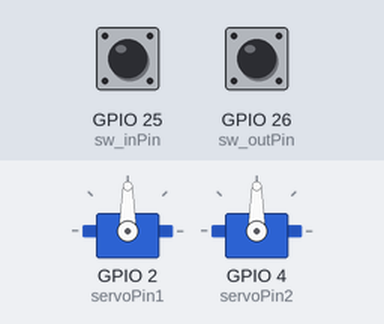
A sketch run on a simulated ESP32. Shown: 2 × servo. The test bench sets the inputs (shaded band); at power-on: GPIO 25 (sw_inPin) HIGH, GPIO 26 (sw_outPin) HIGH.

Above: at 1.2 s.
1.3 s: GPIO 25 (sw_inPin) pulled LOW for 0.15 s
At 3.7 s:
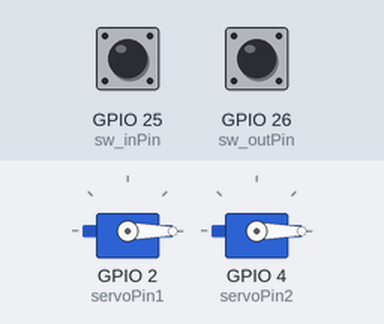
4.3 s: GPIO 26 (sw_outPin) pulled LOW for 0.15 s
At 5.05 s:
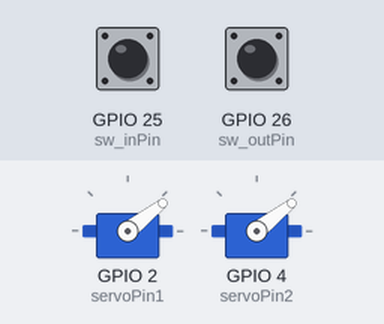
7.4 s: GPIO 25 (sw_inPin) pulled LOW for 1 s
At 7.86 s:
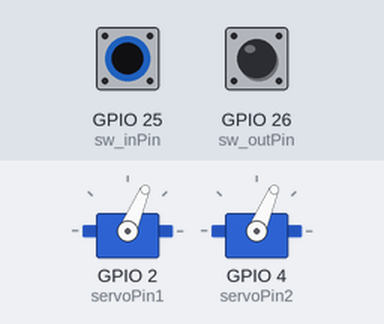
10.7 s: GPIO 26 (sw_outPin) pulled LOW for 1 s
At 11.76 s:
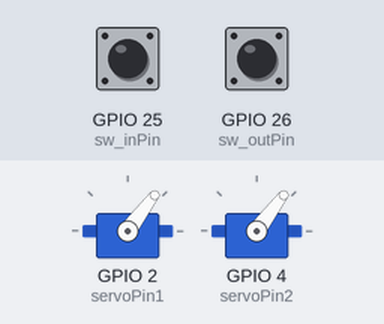
Timing chart, 0 to 14.0 s (numbered marks = the images above; inputs shaded):
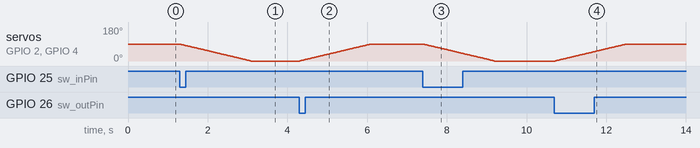

Measured:
- after the input at 1.3 s, servo on GPIO 2 (servoPin1), servo on GPIO 4 (servoPin2): moves from 90° to 0° over 1.8 s, starting at once
- after the input at 4.3 s, servo on GPIO 2 (servoPin1), servo on GPIO 4 (servoPin2): moves from 0° to 90° over 1.8 s, starting at once
- after the input at 7.4 s, servo on GPIO 2 (servoPin1), servo on GPIO 4 (servoPin2): moves from 90° to 0° over 1.8 s, starting at once
- after the input at 10.7 s, servo on GPIO 2 (servoPin1), servo on GPIO 4 (servoPin2): moves from 0° to 90° over 1.8 s, starting at once

The sketch:

crossing_single.ino
```cpp
#include <ESP32Servo.h>
#include "RailSwitch.h"

const int sw_inPin = 25;
const int sw_outPin = 26;
const int servoPin1 = 2;
const int servoPin2 = 4;

Servo sv1, sv2;
RailSwitch sw_in(sw_inPin), sw_out(sw_outPin);
int angle;
bool is_passing;

void setup() {
  Serial.begin(115200);

  sw_in.begin();
  sw_out.begin();
  angle = 90;
  sv1.attach(servoPin1);
  sv2.attach(servoPin2);
  sv1.write(angle);
  sv2.write(angle);
  is_passing = false;
}

void loop(){
  if (sw_in.is_pushed()) {
    is_passing = true;
  }
  else if (sw_out.is_pushed()) {
    is_passing = false;
  }
  if (is_passing && angle > 0) {
      angle--;
      sv1.write(angle);
      sv2.write(angle);
  }
  else if (!is_passing && angle < 90) {
      angle++;
      sv1.write(angle);
      sv2.write(angle);
  }
  delay(20);
}
```

RailSwitch.cpp
```cpp
#include "RailSwitch.h"
#include <Arduino.h>

RailSwitch::RailSwitch(int _pin) {
  pin = _pin;
  delay = 1000;
}

RailSwitch::RailSwitch(int _pin, unsigned long _delay) {
  pin = _pin;
  delay = _delay;
}

void RailSwitch::begin(void) {
  pinMode(pin, INPUT_PULLUP);
  attachInterruptArg(pin, &on_interrupt, this, FALLING);
}

void IRAM_ATTR on_interrupt(void *arg) {
  RailSwitch* s = static_cast<RailSwitch*>(arg);
  s->set_pushed();
}

void RailSwitch::set_pushed(void) {
  t = millis();
  pushed = true;
}

void RailSwitch::reset_pushed(void) {
  t = 0;
  pushed = false;
}

bool RailSwitch::is_pushed(void) {
  unsigned long now;

  if (pushed) {
    now = millis();
    if (now - t < delay) {
      return true;
    }
    else {
      reset_pushed();
      return false;
    }
  }
  else {
    return false;
  }
}
```

RailSwitch.h
```cpp
#ifndef __RAIL_SWITCH_H__
#define __RAIL_SWITCH_H__
class RailSwitch {
  protected:
    int pin;
    bool pushed;
    unsigned long delay;
    unsigned long t;

  public:
    RailSwitch(int _pin);
    RailSwitch(int _pin, unsigned long _delay);
    void begin(void);
    void set_pushed(void);
    void reset_pushed(void);
    bool is_pushed(void);
};

void on_interrupt(void *arg);
#endif
```
